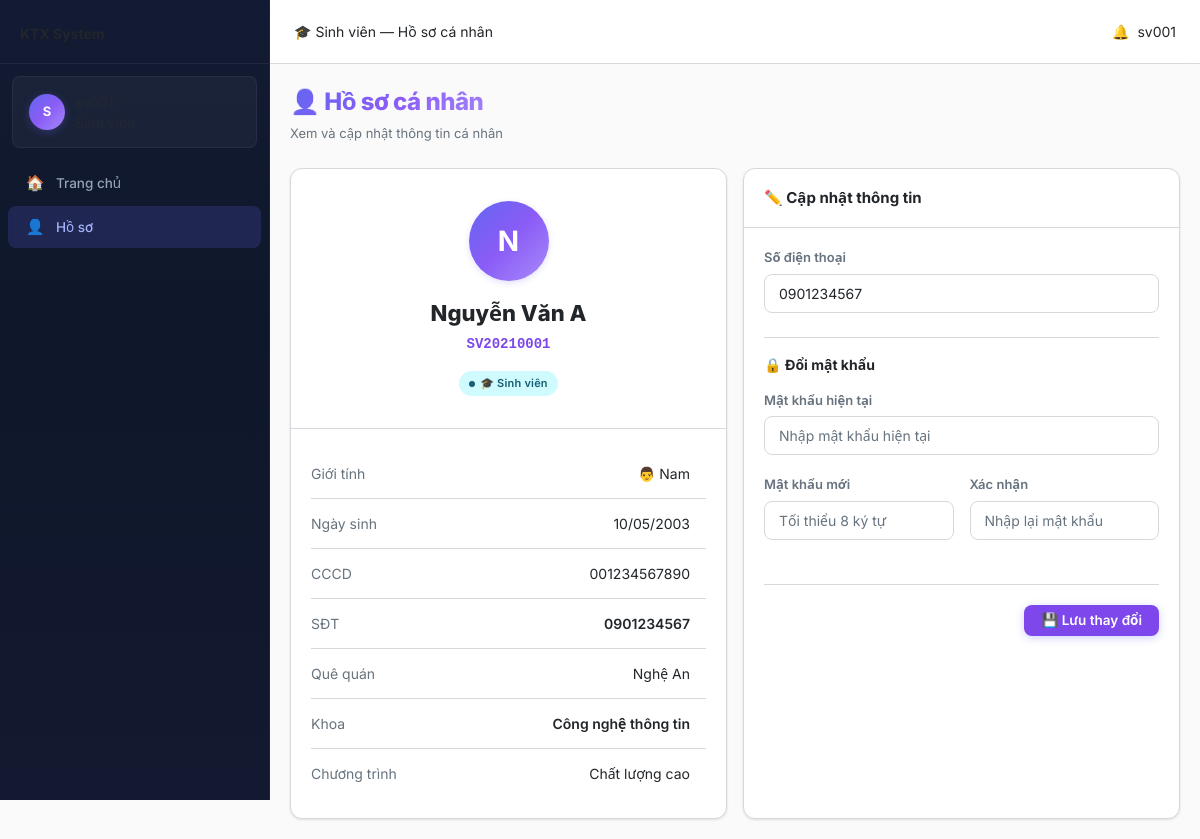
The app's page /public/student/profile (signed in) with its own data.
### tables this page shows
CREATE TABLE `students` (
  `id`             INT UNSIGNED  NOT NULL AUTO_INCREMENT,
  `user_id`        INT UNSIGNED  NOT NULL,
  `student_code`   VARCHAR(20)   NOT NULL COMMENT 'Mã số sinh viên',
  `full_name`      VARCHAR(100)  NOT NULL,
  `gender`         ENUM('male','female') NOT NULL,
  `dob`            DATE          NOT NULL COMMENT 'Ngày sinh',
  `faculty`        VARCHAR(100)  NOT NULL COMMENT 'Khoa/Viện',
  `program`        VARCHAR(100)  NOT NULL COMMENT 'Chương trình học (CLC, đại trà...)',
  `priority_level` TINYINT       NOT NULL DEFAULT 0
                   COMMENT '0=bình thường, 1=chính sách, 2=ưu tiên cao',
  `phone`          VARCHAR(15)   NOT NULL,
  `hometown`       VARCHAR(200)  NOT NULL,
  `id_card`        VARCHAR(20)   NOT NULL COMMENT 'Số CCCD/CMND',
  `created_at`     DATETIME      NOT NULL DEFAULT CURRENT_TIMESTAMP,
  `updated_at`     DATETIME      NOT NULL DEFAULT CURRENT_TIMESTAMP
                                 ON UPDATE CURRENT_TIMESTAMP,
  PRIMARY KEY (`id`),
  UNIQUE KEY `uq_students_user_id`      (`user_id`),
  UNIQUE KEY `uq_students_student_code` (`student_code`),
  UNIQUE KEY `uq_students_id_card`      (`id_card`),
  CONSTRAINT `fk_students_user`
    FOREIGN KEY (`user_id`) REFERENCES `users`(`id`)
    ON UPDATE CASCADE ON DELETE RESTRICT
);

### app/core/BaseController.php (called while the page is built, shortened)
<?php
require_once __DIR__ . '/Database.php';
abstract class BaseController
{
    protected string $viewPath   = __DIR__ . '/../views';
    public function __construct()
    {
        $this->db = Database::getInstance();
    }
    protected function view(
        string       $view,
        array        $data   = [],
        string|false $layout = null
    ): void {
        $viewFile = $this->viewPath . '/' . str_replace('.', '/', $view) . '.php';
        $data['_flash']     = $this->getFlash();
        $data['_auth']      = $this->auth();
        $data['_old']       = $_SESSION['_old_input'] ?? [];
        $flatErrors = [];
        $data['_errors']    = $flatErrors;
        $data['_csrfToken'] = $this->csrfToken();
        extract($data, EXTR_SKIP);
        require $viewFile;
    }
    private function getFlash(): array
    {
        $flash = $_SESSION['_flash'] ?? [];
        return $flash;
    }
    protected function auth(?string $key = null): mixed
    {
        $user = $_SESSION['_auth_user'] ?? null;
        if ($key === null) return $user;
        return $user[$key] ?? null;
    }
    protected function csrfToken(): string
    {
        return $_SESSION['_csrf_token'];
    }
}

### app/controllers/StudentController.php (called while the page is built, shortened)
<?php
require_once __DIR__ . '/../core/BaseController.php';
class StudentController extends BaseController
{
    public function profile(array $params = []): void
    {
        $userId  = $this->auth('id');
        $student = $this->db->selectOne("SELECT * FROM students WHERE user_id = ?", [$userId]);
        $this->view('student/profile', [
            'title'   => 'Hồ sơ cá nhân',
            'student' => $student
        ]);
    }
}

### middleware/Middleware.php (called while the page is built, shortened)
<?php
class AuthMiddleware
{
    public function handle(callable $next): void
    {
        $next();
    }
}

### public/index.php (called while the page is built, shortened)
<?php
if (!function_exists('getDynamicUrl')) {
    function getDynamicUrl(string $path): string {
        $requestUri = $_SERVER['REQUEST_URI'] ?? '';
        $scriptName = $_SERVER['SCRIPT_NAME'] ?? '';
        $publicBase = rtrim(dirname($scriptName), '/\\');
        $rootBase   = rtrim(dirname($publicBase), '/\\');
        if (str_contains($requestUri, '/public/') || str_ends_with($requestUri, '/public')) {
            $base = $publicBase;
        } else {
            $base = ($rootBase !== '' && $rootBase !== '/' && $rootBase !== '\\') ? $rootBase : '';
        }
        return $base . $path;
    }
}
require_once BASE_PATH . '/app/core/Database.php';
require_once BASE_PATH . '/app/core/BaseController.php';
require_once BASE_PATH . '/app/core/Router.php';
require_once BASE_PATH . '/middleware/Middleware.php';
try {
    Router::getInstance()->dispatch();
} catch (DatabaseException $e) {
    http_response_code(500);
    error_log('[FATAL] ' . $e->getMessage());
    if (str_contains($_SERVER['HTTP_ACCEPT'] ?? '', 'application/json')) {
        header('Content-Type: application/json');
        echo json_encode(['success' => false, 'message' => 'Lỗi máy chủ. Vui lòng thử lại.']);
    } else {
        require BASE_PATH . '/app/views/errors/500.php';
    }
} catch (\Throwable $e) {
    http_response_code(500);
    error_log('[FATAL] ' . $e->getMessage() . ' in ' . $e->getFile() . ':' . $e->getLine());
    if (defined('APP_DEBUG') && APP_DEBUG) {
        echo "<pre><strong>{$e->getMessage()}</strong>\n{$e->getTraceAsString()}</pre>";
    } else {
        require BASE_PATH . '/app/views/errors/500.php';
    }
}

### app/core/Database.php (called while the page is built, shortened)
<?php
class Database
{
    private static ?Database $instance = null;
    private PDO $pdo;
    private array $stmtCache = [];
    private function __construct()
    {
        $dsn = sprintf(
            'mysql:host=%s;port=%s;dbname=%s;charset=%s',
            DB_HOST,
            DB_PORT,
            DB_NAME,
            DB_CHARSET
        );
        $options = [
            PDO::ATTR_ERRMODE            => PDO::ERRMODE_EXCEPTION,
            PDO::ATTR_DEFAULT_FETCH_MODE => PDO::FETCH_ASSOC,
            PDO::ATTR_EMULATE_PREPARES   => false,
            PDO::ATTR_STRINGIFY_FETCHES  => false,
            PDO::ATTR_PERSISTENT         => false,
            PDO::MYSQL_ATTR_INIT_COMMAND => "SET NAMES utf8mb4 COLLATE utf8mb4_unicode_ci",
        ];
        try {
            $this->pdo = new PDO($dsn, DB_USER, DB_PASS, $options);
        } catch (PDOException $e) {
            throw new DatabaseException(
                APP_DEBUG
                    ? 'Kết nối database thất bại: ' . $e->getMessage()
                    : 'Không thể kết nối đến cơ sở dữ liệu. Vui lòng thử lại sau.',
                (int)$e->getCode(),
                $e
            );
        }
    }
    public static function getInstance(): static
    {
        if (static::$instance === null) {
            static::$instance = new static();
        }
        return static::$instance;
    }
    public function query(string $sql, array $params = []): PDOStatement
    {
        $startTime = microtime(true);
        try {
            $cacheKey = md5($sql);
            if (!isset($this->stmtCache[$cacheKey])) {
                $this->stmtCache[$cacheKey] = $this->pdo->prepare($sql);
            }
            $stmt = $this->stmtCache[$cacheKey];
            $stmt->execute($params);
            $elapsed = microtime(true) - $startTime;
            return $stmt;
        } catch (PDOException $e) {
            throw new DatabaseException(
                APP_DEBUG
                    ? "Query thất bại: {$e->getMessage()} | SQL: {$sql}"
                    : 'Lỗi truy vấn cơ sở dữ liệu.',
                (int)$e->getCode(),
                $e
            );
        }
    }
    public function selectOne(string $sql, array $params = []): ?array
    {
        $result = $this->query($sql, $params)->fetch();
        return $result !== false ? $result : null;
    }
}

### app/views/student/profile.php (the view, shortened to what this page needs)
<?php
$s = $student ?? [];
$genderMap = ['male'=>'👨 Nam','female'=>'👩 Nữ'];
?>
<div class="page-header">
  <div><h1 class="page-title">👤 Hồ sơ cá nhân</h1><p class="page-subtitle">Xem và cập nhật thông tin cá nhân</p></div>
</div>
<div class="grid-2">
  <div class="card">
    <div class="card-body" style="text-align:center;padding:32px">
      <div class="avatar avatar-xl" style="width:80px;height:80px;font-size:28px;margin:0 auto 16px"><?= mb_strtoupper(mb_substr($s['full_name'] ?? 'S', 0, 1)) ?></div>
      <div style="font-size:22px;font-weight:800;margin-bottom:4px"><?= htmlspecialchars($s['full_name'] ?? '') ?></div>
      <div style="font-family:monospace;color:var(--brand);font-weight:600;margin-bottom:16px"><?= htmlspecialchars($s['student_code'] ?? '') ?></div>
      <span class="badge badge-info">🎓 Sinh viên</span>
    </div>
    <div class="card-body" style="border-top:1px solid var(--border)">
      <table style="width:100%;font-size:14px">
        <tr><td style="padding:10px 0;color:var(--txt-muted)">Giới tính</td><td style="text-align:right"><?= $genderMap[$s['gender'] ?? ''] ?? '—' ?></td></tr>
        <tr><td style="padding:10px 0;color:var(--txt-muted)">Ngày sinh</td><td style="text-align:right"><?= !empty($s['dob']) ? date('d/m/Y', strtotime($s['dob'])) : '—' ?></td></tr>
        <tr><td style="padding:10px 0;color:var(--txt-muted)">CCCD</td><td style="text-align:right"><?= htmlspecialchars($s['id_card'] ?? '') ?></td></tr>
        <tr><td style="padding:10px 0;color:var(--txt-muted)">SĐT</td><td style="text-align:right;font-weight:600"><?= htmlspecialchars($s['phone'] ?? '') ?></td></tr>
        <tr><td style="padding:10px 0;color:var(--txt-muted)">Quê quán</td><td style="text-align:right"><?= htmlspecialchars($s['hometown'] ?? '') ?></td></tr>
        <tr><td style="padding:10px 0;color:var(--txt-muted)">Khoa</td><td style="text-align:right;font-weight:600"><?= htmlspecialchars($s['faculty'] ?? '') ?></td></tr>
        <tr><td style="padding:10px 0;color:var(--txt-muted)">Chương trình</td><td style="text-align:right"><?= htmlspecialchars($s['program'] ?? '') ?></td></tr>
      </table>
    </div>
  </div>
  <div class="card">
    <div class="card-header"><div class="card-title">✏️ Cập nhật thông tin</div></div>
    <div class="card-body">
      <form method="POST" action="<?= getDynamicUrl('/student/profile') ?>">
        <div class="form-group">
          <label class="form-label" for="phone">Số điện thoại</label>
          <input type="tel" id="phone" name="phone" class="form-control" value="<?= htmlspecialchars($_old['phone'] ?? $s['phone'] ?? '') ?>">
        </div>
        <div style="padding-top:16px;border-top:1px solid var(--border);margin-top:24px">
          <div style="font-weight:700;font-size:14px;margin-bottom:16px">🔒 Đổi mật khẩu</div>
          <div class="form-group">
            <label class="form-label" for="current_password">Mật khẩu hiện tại</label>
            <input type="password" id="current_password" name="current_password" class="form-control" placeholder="Nhập mật khẩu hiện tại">
          </div>
          <div class="form-row">
            <div class="form-group">
              <label class="form-label" for="new_password">Mật khẩu mới</label>
              <input type="password" id="new_password" name="new_password" class="form-control" placeholder="Tối thiểu 8 ký tự" minlength="8">
            </div>
            <div class="form-group">
              <label class="form-label" for="confirm_password">Xác nhận</label>
              <input type="password" id="confirm_password" name="confirm_password" class="form-control" placeholder="Nhập lại mật khẩu">
            </div>
          </div>
        </div>
        <div style="display:flex;gap:10px;justify-content:flex-end;margin-top:24px;padding-top:20px;border-top:1px solid var(--border)">
          <button type="submit" class="btn btn-primary">💾 Lưu thay đổi</button>
        </div>
      </form>
    </div>
  </div>
</div>

### app/core/Router.php (shortened to what this page needs)
<?php
class Router
{
    private array $routes = [];
    private array $groupStack = [];
    private int $lastIndex = -1;
    public function name(string $name): static
    {
        if ($this->lastIndex >= 0) {
            $this->routes[$this->lastIndex]['name'] = $name;
        }
        return $this;
    }
    public function middleware(string|array $middleware): static
    {
        if ($this->lastIndex >= 0) {
            $existing = $this->routes[$this->lastIndex]['middleware'];
            $add      = (array)$middleware;
            $this->routes[$this->lastIndex]['middleware'] = array_unique([...$existing, ...$add]);
        }
        return $this;
    }
    public function where(string $param, string $regex): static
    {
        if ($this->lastIndex >= 0) {
            $this->routes[$this->lastIndex]['constraints'][$param] = $regex;
        }
        return $this;
    }
    public function group(string $prefix, callable $callback, array $middleware = []): static
    {
        $parentPrefix     = $this->currentGroupPrefix();
        $parentMiddleware = $this->currentGroupMiddleware();
        $this->groupStack[] = [
            'prefix'     => $parentPrefix . $prefix,
            'middleware' => array_unique([...$parentMiddleware, ...$middleware]),
        ];
        array_pop($this->groupStack);
        return $this;
    }
    public function dispatch(): void
    {
        $method = $this->resolveMethod();
        $uri    = $this->resolveUri();
        foreach ($this->routes as $route) {
            if ($route['method'] !== $method) {
                continue;
            }
            $params = [];
            if (!$this->matchRoute($route, $uri, $params)) {
                continue;
            }
            $this->runMiddleware($route['middleware'], function () use ($route, $params) {
                $this->callHandler($route['handler'], $params);
            });
            return;
        }
    }
    private function addRoute(string $method, string $uri, string|callable $handler): static
    {
        $prefix     = $this->currentGroupPrefix();
        $middleware = $this->currentGroupMiddleware();
        $fullUri    = $prefix . ($uri === '/' ? '' : $uri) ?: '/';
        $this->routes[] = [
            'method'       => strtoupper($method),
            'original_uri' => $fullUri,
            'pattern'      => $this->buildPattern($fullUri),
            'param_names'  => $this->extractParamNames($fullUri),
            'handler'      => $handler,
            'middleware'   => $middleware,
            'name'         => null,
            'constraints'  => [],
        ];
        $this->lastIndex = count($this->routes) - 1;
        return $this;
    }
    private function buildPattern(string $uri): string
    {
        $pattern = preg_replace_callback(
            '/:([a-zA-Z_][a-zA-Z0-9_]*)/',
            fn($m) => '(?P<' . $m[1] . '>[^/]+)',
            $uri
        );
        return '#^' . $pattern . '$#u';
    }
    private function extractParamNames(string $uri): array
    {
        preg_match_all('/:([a-zA-Z_][a-zA-Z0-9_]*)/', $uri, $matches);
        return $matches[1];
    }
    private function matchRoute(array $route, string $uri, array &$params): bool
    {
        $pattern = $route['pattern'];
        if (!preg_match($pattern, $uri, $matches)) {
            return false;
        }
        return true;
    }
    private function callHandler(string|callable $handler, array $params): void
    {
        [$class, $method] = explode('@', $handler, 2);
        $controller = new $class();
        $controller->$method($params);
    }
    private function runMiddleware(array $middleware, callable $final): void
    {
        $pipeline = array_reduce(
            array_reverse($middleware),
            function (callable $carry, string $name): callable {
                return function () use ($name, $carry): void {
                    $mw = $this->resolveMiddleware($name);
                    $mw->handle($carry);
                };
            },
            $final
        );
        $pipeline();
    }
    private function resolveMiddleware(string $name): object
    {
        return new $class();
    }
    private function resolveMethod(): string
    {
        $method = strtoupper($_SERVER['REQUEST_METHOD'] ?? 'GET');
        return $method;
    }
    private function resolveUri(): string
    {
        $uri = $_SERVER['REQUEST_URI'] ?? '/';
        $scriptDir = rtrim(dirname($_SERVER['SCRIPT_NAME']), '/\\');
        $rootDir   = rtrim(dirname($scriptDir), '/\\');
        if ($scriptDir !== '' && $scriptDir !== '/' && str_starts_with($uri, $scriptDir)) {
            $uri = substr($uri, strlen($scriptDir));
        } elseif ($rootDir !== '' && $rootDir !== '/' && $rootDir !== '\\' && str_starts_with($uri, $rootDir)) {
            $uri = substr($uri, strlen($rootDir));
        }
        return ('/' . trim(urldecode($uri), '/')) ?: '/';
    }
    private function currentGroupPrefix(): string
    {
        return empty($this->groupStack)
            ? ''
            : end($this->groupStack)['prefix'];
    }
    private function currentGroupMiddleware(): array
    {
        return empty($this->groupStack)
            ? []
            : end($this->groupStack)['middleware'];
    }
}

### records on screen
students: full_name "N", full_name "Nguyễn Văn A", student_code "SV20210001", gender "👨 Nam", dob "10/05/2003", id_card "001234567890", phone "0901234567", hometown "Nghệ An", faculty "Công nghệ thông tin", program "Chất lượng cao"

### other values on screen
$icon "🏠 👤"
$label "Trang chủ Hồ sơ"
